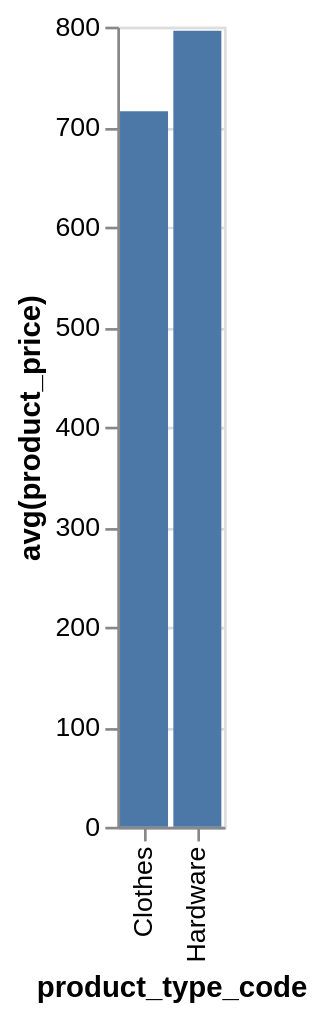

Specify this chart in Vega-Lite:
### Vega-Lite specification from a JSON file in a GitHub repository (floating-point values rounded to 4 significant figures)
{"data": {"values": [{"x_data": "Clothes", "y_data": 715.5}, {"x_data": "Hardware", "y_data": 796.0}]}, "mark": "bar", "encoding": {"x": {"field": "x_data", "type": "nominal", "title": "product_type_code", "sort": {"op": "sum", "field": "y_data", "order": "ascending"}}, "y": {"field": "y_data", "type": "quantitative", "title": "avg(product_price)"}}}
